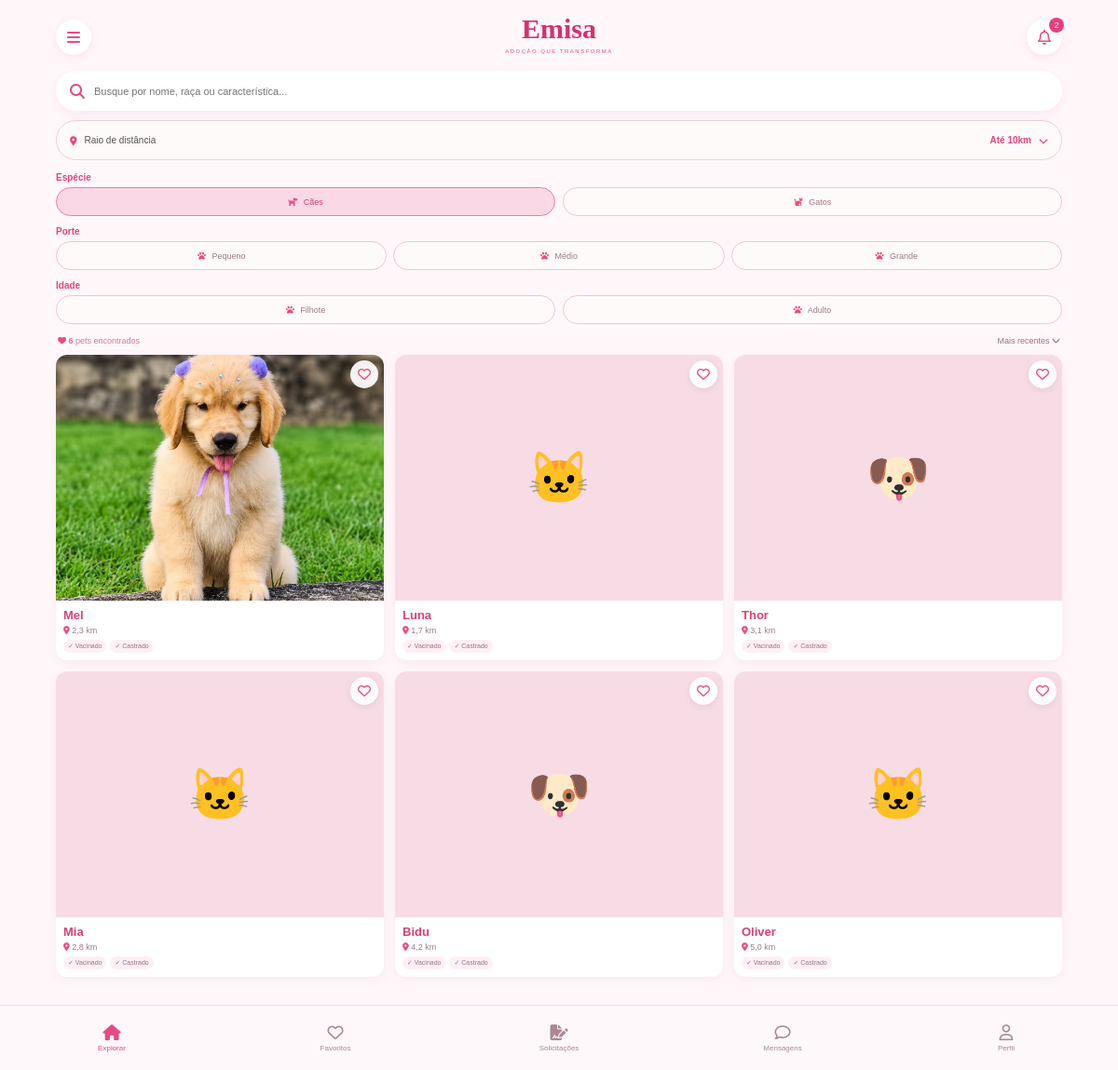
The app's page /explorar/ (signed in) with its own data.
### app/models.py (models this page shows, shortened)
class Pet(models.Model):
    ESPECIES = [
        ('cao', 'Cão'),
        ('gato', 'Gato'),
    ]
    PORTES = [
        ('pequeno', 'Pequeno'),
        ('medio', 'Médio'),
        ('grande', 'Grande'),
    ]
    IDADES = [
        ('filhote', 'Filhote'),
        ('adulto', 'Adulto'),
    ]
    nome = models.CharField(max_length=100)
    foto = models.ImageField(
        upload_to='pets/',
        blank=True,
        null=True
    )
    especie = models.CharField(
        max_length=10,
        choices=ESPECIES
    )
    porte = models.CharField(
        max_length=10,
        choices=PORTES
    )
    idade = models.CharField(
        max_length=10,
        choices=IDADES
    )
    distancia = models.DecimalField(
        max_digits=5,
        decimal_places=1,
        default=0
    )
    vacinado = models.BooleanField(default=False)
    castrado = models.BooleanField(default=False)
    descricao = models.TextField(blank=True)
    temperamento = models.CharField(
        max_length=200,
        blank=True
    )
    disponivel = models.BooleanField(default=True)

### app/views.py (the view)
@login_required
def explorar(request):
    pets = Pet.objects.filter(disponivel=True)
    favoritos_ids = Favorito.objects.filter(
        usuario=request.user
    ).values_list('pet_id', flat=True)
    return render(request, 'explorar.html', {
        'pets': pets,
        'favoritos_ids': favoritos_ids
    })

### templates/explorar.html (shortened to what this page needs)
{% load static %}
<!DOCTYPE html>
<html lang="pt-br">
<head>
    <link rel="stylesheet" href="{% static 'css/style.css' %}">
    <link
        rel="stylesheet"
        href="https://cdnjs.cloudflare.com/ajax/libs/font-awesome/6.5.2/css/all.min.css"
    >
</head>
<body>
<div class="app-container">
    <header class="topo">
        <div class="menu-icon">
            <i class="fa-solid fa-bars"></i>
        </div>
        <div class="logo-pequena">
            <h1>Emisa</h1>
            <span>ADOÇÃO QUE TRANSFORMA</span>
        </div>
        <div class="notificacao">
            <i class="fa-regular fa-bell"></i>
            <small>2</small>
        </div>
    </header>
    <div class="barra-pesquisa">
        <i class="fa-solid fa-magnifying-glass"></i>
        <input
            type="text"
            id="pesquisa"
            placeholder="Busque por nome, raça ou característica..."
        >
    </div>
    <div class="distancia">
        <div>
            <i class="fa-solid fa-location-dot"></i>
            <span>Raio de distância</span>
        </div>
        <strong>Até 10km</strong>
        <i class="fa-solid fa-chevron-down"></i>
    </div>
    <div class="filtro-grupo">
        <label>Espécie</label>
        <div class="opcoes">
            <button
                type="button"
                class="filtro ativo"
                data-filtro="especie"
                data-valor="cao"
            >
                <i class="fa-solid fa-dog"></i>
                Cães
            </button>
            <button
                type="button"
                class="filtro"
                data-filtro="especie"
                data-valor="gato"
            >
                <i class="fa-solid fa-cat"></i>
                Gatos
            </button>
        </div>
    </div>
    <div class="filtro-grupo">
        <label>Porte</label>
        <div class="opcoes tres">
            <button
                type="button"
                class="filtro"
                data-filtro="porte"
                data-valor="pequeno"
            >
                <i class="fa-solid fa-paw"></i>
                Pequeno
            </button>
            <button
                type="button"
                class="filtro"
                data-filtro="porte"
                data-valor="medio"
            >
                <i class="fa-solid fa-paw"></i>
                Médio
            </button>
            <button
                type="button"
                class="filtro"
                data-filtro="porte"
                data-valor="grande"
            >
                <i class="fa-solid fa-paw"></i>
                Grande
            </button>
        </div>
    </div>
    <div class="filtro-grupo">
        <label>Idade</label>
        <div class="opcoes">
            <button
                type="button"
                class="filtro"
                data-filtro="idade"
                data-valor="filhote"
            >
                <i class="fa-solid fa-paw"></i>
                Filhote
            </button>
            <button
                type="button"
                class="filtro"
                data-filtro="idade"
                data-valor="adulto"
            >
                <i class="fa-solid fa-paw"></i>
                Adulto
            </button>
        </div>
    </div>
    <div class="resultado-topo">
        <span>
            <i class="fa-solid fa-heart"></i>
            <strong id="quantidade">{{ pets|length }}</strong>
            pets encontrados
        </span>
        <button type="button">
            Mais recentes
            <i class="fa-solid fa-chevron-down"></i>
        </button>
    </div>
    <section class="pets-grid" id="pets">
        {% for pet in pets %}
        <a
            href="{% url 'perfil_pet' pet.id %}"
            class="pet-card"
            data-nome="{{ pet.nome }}"
            data-especie="{{ pet.especie }}"
            data-porte="{{ pet.porte }}"
            data-idade="{{ pet.idade }}"
        >
            <div class="pet-foto">
                {% if pet.foto %}
                    <img
                        src="{{ pet.foto.url }}"
                        alt="Foto de {{ pet.nome }}"
                    >
                {% else %}
                    {% if pet.especie == 'cao' %}
                        <span style="font-size: 55px;">🐶</span>
                    {% else %}
                        <span style="font-size: 55px;">🐱</span>
                    {% endif %}
                {% endif %}
                <form
                    method="POST"
                    action="{% url 'favoritar_pet' pet.id %}"
                    class="favorito-form"
                >
                    <button
                        type="submit"
                        class="favorito"
                        aria-label="Favoritar {{ pet.nome }}"
                    >
                        {% if pet.id in favoritos_ids %}
                            <i class="fa-solid fa-heart"></i>
                        {% else %}
                            <i class="fa-regular fa-heart"></i>
                        {% endif %}
                    </button>
                </form>
            </div>
            <div class="pet-info">
                <h3>{{ pet.nome }}</h3>
                <p>
                    <i class="fa-solid fa-location-dot"></i>
                    {{ pet.distancia }} km
                </p>
                <div class="pet-status">
                    {% if pet.vacinado %}
                        <span>✓ Vacinado</span>
                    {% endif %}
                    {% if pet.castrado %}
                        <span>✓ Castrado</span>
                    {% endif %}
                </div>
            </div>
        </a>
        {% empty %}
            <p>Nenhum pet disponível no momento.</p>
        {% endfor %}
    </section>
    <nav class="menu-inferior">
        <a
            href="{% url 'explorar' %}"
            class="menu-item ativo"
        >
            <i class="fa-solid fa-house"></i>
            <span>Explorar</span>
        </a>
        <a
            href="{% url 'favoritos' %}"
            class="menu-item"
        >
            <i class="fa-regular fa-heart"></i>
            <span>Favoritos</span>
        </a>
        <a
            href="{% url 'minhas_solicitacoes' %}"
            class="menu-item"
        >
            <i class="fa-solid fa-file-signature"></i>
            <span>Solicitações</span>
        </a>
        <a
            href="{% url 'mensagens' %}"
            class="menu-item"
        >
            <i class="fa-regular fa-comment"></i>
            <span>Mensagens</span>
        </a>
        <a
            href="{% url 'perfil_usuario' %}"
            class="menu-item"
        >
            <i class="fa-regular fa-user"></i>
            <span>Perfil</span>
        </a>
    </nav>
</div>
</body>
</html>

### records on screen
Pet: foto (picture), nome "Mel", distancia "2,3", vacinado "✓ Vacinado", castrado "✓ Castrado"
Pet: nome "Luna", distancia "1,7", vacinado "✓ Vacinado", castrado "✓ Castrado"
Pet: nome "Thor", distancia "3,1", vacinado "✓ Vacinado", castrado "✓ Castrado"
Pet: nome "Mia", distancia "2,8", vacinado "✓ Vacinado", castrado "✓ Castrado"
Pet: nome "Bidu", distancia "4,2", vacinado "✓ Vacinado", castrado "✓ Castrado"
Pet: nome "Oliver", distancia "5,0", vacinado "✓ Vacinado", castrado "✓ Castrado"

### other values on screen
{{ pets|length }} "6"
